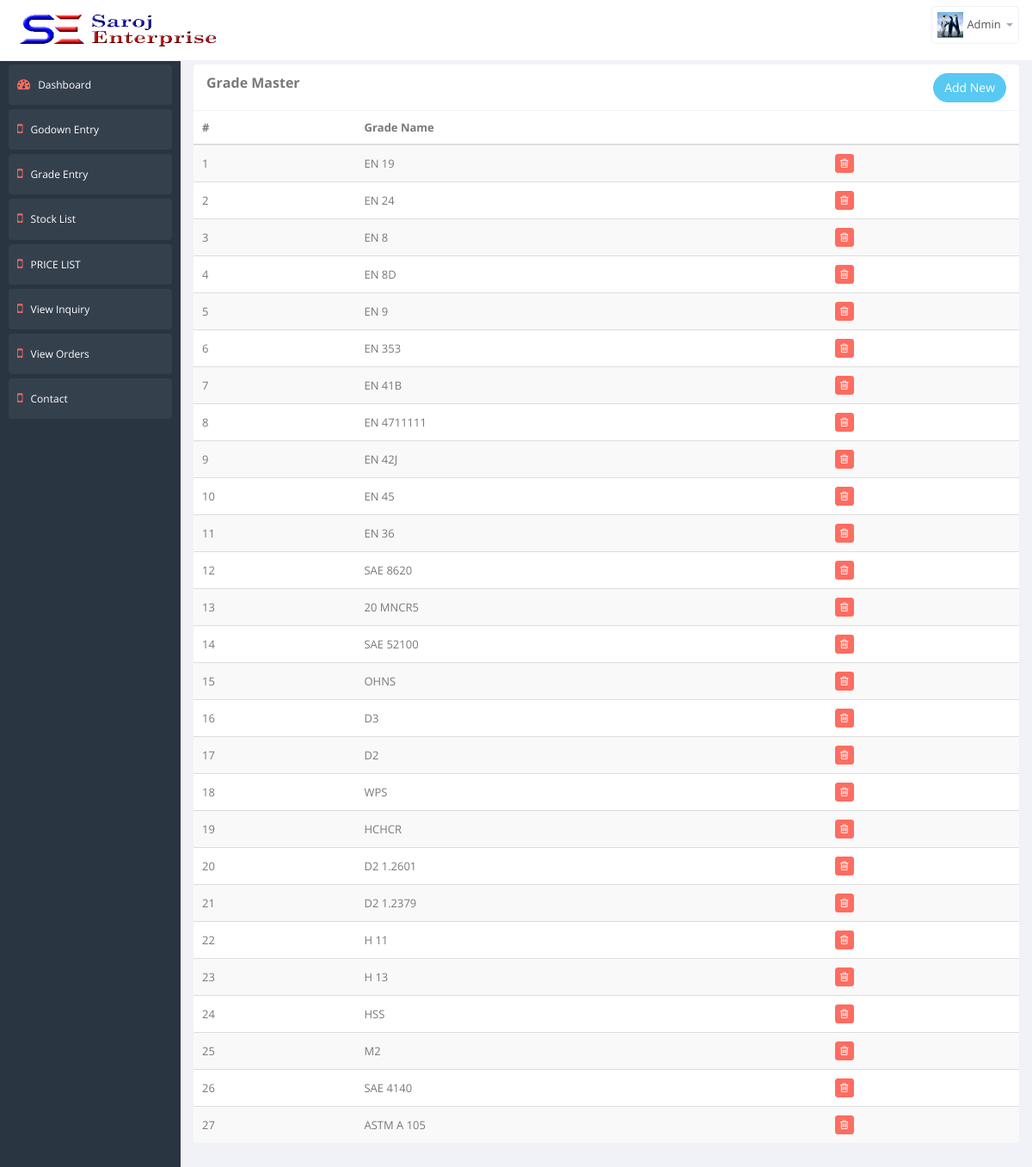
Page /admin/index.php?p=Show_grade (signed in) on the committed database.
### tables this page shows
CREATE TABLE `grade_master` (
  `created_by_date` datetime NOT NULL,
  `created_by_id` int(20) NOT NULL,
  `updated_by_date` datetime NOT NULL,
  `updated_by_id` int(20) NOT NULL,
  `active_flag` int(2) NOT NULL,
  `grade_id` int(50) NOT NULL,
  `grade_name` varchar(255) NOT NULL
);

### admin/dao.php (called while the page is built, shortened)
<?php
class dao implements interface1
{
    function __construct()
    {
        $db=new DBConnect();
    }
    function select($table,$where='',$other='')
    {
        if($where!='')
        {
            $where = "where ".$where;
        }
        return mysql_query("select * from $table $where $other");
    }
}
?>

### admin/show_grade.php (the view)
<div class="row">
                  <div class="col-lg-12">
                      <section class="panel">
                          <header class="panel-heading" style=" padding-bottom: 20px;">
                              <b>Grade Master</b>
                              <a href="index.php?p=grade"><button type="button" class="btn btn-round btn-info" style="float: right;">Add New</button></a>
                          </header>
                          <table class="table table-striped table-advance table-hover">
                              <thead>
                              <tr>
                                  <th>#</th>
                                  <th>Grade Name</th>
                                  <th></th>
                              </tr>
                              </thead>
                              <tbody>
                                  <?php
                                  include './dao.php';
                                  $d=new dao();
                                  $i=0;
                                  $qu=$d->select("grade_master", "active_flag=0");
                                  while($fet=  mysql_fetch_array($qu)){
                                  ?>
                              <tr>
                                  <td><?php echo ++$i; ?></td>
                                  <td><?php echo $fet['grade_name']; ?></td>
                                  <td>
                                      <a href="delete_control.php?grade=<?php echo $fet['grade_id']; ?>"><button class="btn btn-danger btn-xs"><i class="fa fa-trash-o "></i></button></a>
                                  </td>
                              </tr>
                                  <?php } ?>
                              </tbody>
                          </table>
                      </section>
                      <br>
                  </div>
              </div>

### rows in the picture
grade_master: grade_name "EN 19"
grade_master: grade_name "EN 24"
grade_master: grade_name "EN 8"
grade_master: grade_name "EN 8D"
grade_master: grade_name "EN 9"
grade_master: grade_name "EN 353"
grade_master: grade_name "EN 41B"
grade_master: grade_name "EN 4711111"
grade_master: grade_name "EN 42J"
grade_master: grade_name "EN 45"
grade_master: grade_name "EN 36"
grade_master: grade_name "SAE 8620"
grade_master: grade_name "20 MNCR5"
grade_master: grade_name "SAE 52100"
grade_master: grade_name "OHNS"
grade_master: grade_name "D3"
grade_master: grade_name "D2"
grade_master: grade_name "WPS"
grade_master: grade_name "HCHCR"
grade_master: grade_name "D2 1.2601"
grade_master: grade_name "D2 1.2379"
grade_master: grade_name "H 11"
grade_master: grade_name "H 13"
grade_master: grade_name "HSS"
grade_master: grade_name "M2"
grade_master: grade_name "SAE 4140"
grade_master: grade_name "ASTM A 105"

### other values in the picture
$_SESSION['name'] "Admin"
